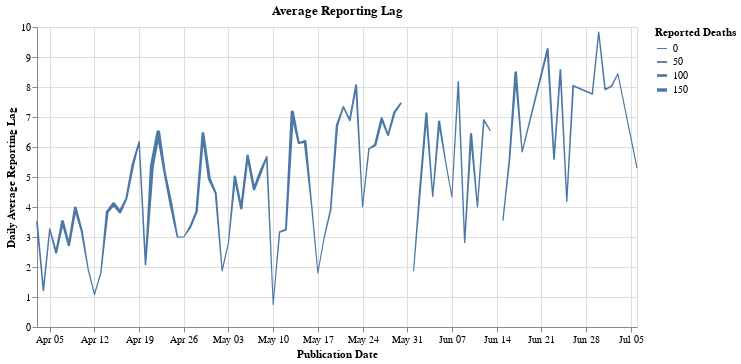

Notebook cell for this chart:
### Markdown cell above
# Work in progress

Experimental stuff

### Code cell
def average_lag(df, start_date):
    df1 = pd.DataFrame(df.groupby("publication_date")["n_diff"].sum())
    df1["average_lag"] = (
        df.groupby("publication_date")["age"].sum()
        / df.groupby("publication_date")["n_diff"].sum()
    )
    df1 = df1.reset_index()
    df1 = df1[df1["publication_date"] >= start_date]

    lag_chart = (
        alt.Chart(df1, width=600, title="Average Reporting Lag")
        .mark_trail()
        .encode(
            x=alt.X("publication_date", title="Publication Date"),
            y=alt.Y("average_lag:Q", title="Daily Average Reporting Lag"),
            size=alt.Size("n_diff", title="Reported Deaths"),
        )
    )

    return lag_chart

average_lag(fhm_data, '2020-04-03')

### Figure 1 — Vega-Lite specification as saved in the notebook (floating-point values rounded to 4 significant figures)
{"config": {"view": {"continuousWidth": 400, "continuousHeight": 300}}, "data": {"name": "data-f8ad358ca956e1e5c125e7cdb3c84abb"}, "mark": "trail", "encoding": {"size": {"type": "quantitative", "field": "n_diff", "title": "Reported Deaths"}, "x": {"type": "temporal", "field": "publication_date", "title": "Publication Date"}, "y": {"type": "quantitative", "field": "average_lag", "title": "Daily Average Reporting Lag"}}, "title": "Average Reporting Lag", "width": 600, "$schema": "https://vega.github.io/schema/vega-lite/v4.8.1.json", "datasets": {"data-f8ad358ca956e1e5c125e7cdb3c84abb": [{"publication_date": "2020-04-03T00:00:00", "n_diff": 48.0, "average_lag": 3.5}, {"publication_date": "2020-04-04T00:00:00", "n_diff": 37.0, "average_lag": 1.216}, {"publication_date": "2020-04-05T00:00:00", "n_diff": 26.0, "average_lag": 3.269}, {"publication_date": "2020-04-06T00:00:00", "n_diff": 73.0, "average_lag": 2.479}, {"publication_date": "2020-04-07T00:00:00", "n_diff": 117.0, "average_lag": 3.521}, {"publication_date": "2020-04-08T00:00:00", "n_diff": 89.0, "average_lag": 2.73}, {"publication_date": "2020-04-09T00:00:00", "n_diff": 118.0, "average_lag": 3.966}, {"publication_date": "2020-04-10T00:00:00", "n_diff": 76.0, "average_lag": 3.211}, {"publication_date": "2020-04-11T00:00:00", "n_diff": 17.0, "average_lag": 1.941}, {"publication_date": "2020-04-12T00:00:00", "n_diff": 12.0, "average_lag": 1.083}, {"publication_date": "2020-04-13T00:00:00", "n_diff": 20.0, "average_lag": 1.8}, {"publication_date": "2020-04-14T00:00:00", "n_diff": 112.0, "average_lag": 3.839}, {"publication_date": "2020-04-15T00:00:00", "n_diff": 167.0, "average_lag": 4.096}, {"publication_date": "2020-04-16T00:00:00", "n_diff": 130.0, "average_lag": 3.838}, {"publication_date": "2020-04-17T00:00:00", "n_diff": 68.0, "average_lag": 4.279}, {"publication_date": "2020-04-18T00:00:00", "n_diff": 109.0, "average_lag": 5.394}, {"publication_date": "2020-04-19T00:00:00", "n_diff": 29.0, "average_lag": 6.172}, {"publication_date": "2020-04-20T00:00:00", "n_diff": 39.0, "average_lag": 2.077}, {"publication_date": "2020-04-21T00:00:00", "n_diff": 186.0, "average_lag": 5.36}, {"publication_date": "2020-04-22T00:00:00", "n_diff": 173.0, "average_lag": 6.497}, {"publication_date": "2020-04-23T00:00:00", "n_diff": 87.0, "average_lag": 5.149}, {"publication_date": "2020-04-24T00:00:00", "n_diff": 129.0, "average_lag": 4.078}, {"publication_date": "2020-04-25T00:00:00", "n_diff": 37.0, "average_lag": 3.0}, {"publication_date": "2020-04-26T00:00:00", "n_diff": 2.0, "average_lag": 3.0}, {"publication_date": "2020-04-27T00:00:00", "n_diff": 79.0, "average_lag": 3.329}, {"publication_date": "2020-04-28T00:00:00", "n_diff": 84.0, "average_lag": 3.845}, {"publication_date": "2020-04-29T00:00:00", "n_diff": 112.0, "average_lag": 6.455}, {"publication_date": "2020-04-30T00:00:00", "n_diff": 127.0, "average_lag": 4.937}, {"publication_date": "2020-05-01T00:00:00", "n_diff": 67.0, "average_lag": 4.463}, {"publication_date": "2020-05-02T00:00:00", "n_diff": 16.0, "average_lag": 1.875}, {"publication_date": "2020-05-03T00:00:00", "n_diff": 11.0, "average_lag": 2.818}, {"publication_date": "2020-05-04T00:00:00", "n_diff": 91.0, "average_lag": 5.011}, {"publication_date": "2020-05-05T00:00:00", "n_diff": 85.0, "average_lag": 3.953}, {"publication_date": "2020-05-06T00:00:00", "n_diff": 90.0, "average_lag": 5.711}, {"publication_date": "2020-05-07T00:00:00", "n_diff": 99.0, "average_lag": 4.596}, {"publication_date": "2020-05-08T00:00:00", "n_diff": 127.0, "average_lag": 5.15}, {"publication_date": "2020-05-09T00:00:00", "n_diff": 46.0, "average_lag": 5.674}, {"publication_date": "2020-05-10T00:00:00", "n_diff": 4.0, "average_lag": 0.75}, {"publication_date": "2020-05-11T00:00:00", "n_diff": 30.0, "average_lag": 3.167}, {"publication_date": "2020-05-12T00:00:00", "n_diff": 58.0, "average_lag": 3.241}, {"publication_date": "2020-05-13T00:00:00", "n_diff": 147.0, "average_lag": 7.156}, {"publication_date": "2020-05-14T00:00:00", "n_diff": 67.0, "average_lag": 6.134}, {"publication_date": "2020-05-15T00:00:00", "n_diff": 118.0, "average_lag": 6.186}, {"publication_date": "2020-05-16T00:00:00", "n_diff": 27.0, "average_lag": 4.111}, {"publication_date": "2020-05-17T00:00:00", "n_diff": 5.0, "average_lag": 1.8}, {"publication_date": "2020-05-18T00:00:00", "n_diff": 16.0, "average_lag": 3.0}, {"publication_date": "2020-05-19T00:00:00", "n_diff": 40.0, "average_lag": 3.9}, {"publication_date": "2020-05-20T00:00:00", "n_diff": 90.0, "average_lag": 6.722}, {"publication_date": "2020-05-21T00:00:00", "n_diff": 41.0, "average_lag": 7.341}, {"publication_date": "2020-05-22T00:00:00", "n_diff": 56.0, "average_lag": 6.893}, {"publication_date": "2020-05-23T00:00:00", "n_diff": 65.0, "average_lag": 8.062}, {"publication_date": "2020-05-24T00:00:00", "n_diff": 6.0, "average_lag": 4.0}, {"publication_date": "2020-05-25T00:00:00", "n_diff": 32.0, "average_lag": 5.938}, {"publication_date": "2020-05-26T00:00:00", "n_diff": 96.0, "average_lag": 6.073}, {"publication_date": "2020-05-27T00:00:00", "n_diff": 95.0, "average_lag": 6.947}, {"publication_date": "2020-05-28T00:00:00", "n_diff": 51.0, "average_lag": 6.392}, {"publication_date": "2020-05-29T00:00:00", "n_diff": 84.0, "average_lag": 7.155}, {"publication_date": "2020-05-30T00:00:00", "n_diff": 48.0, "average_lag": 7.458}, {"publication_date": "2020-05-31T00:00:00", "n_diff": 0.0, "average_lag": null}, {"publication_date": "2020-06-01T00:00:00", "n_diff": 8.0, "average_lag": 1.875}, {"publication_date": "2020-06-02T00:00:00", "n_diff": 64.0, "average_lag": 4.562}, {"publication_date": "2020-06-03T00:00:00", "n_diff": 75.0, "average_lag": 7.12}, {"publication_date": "2020-06-04T00:00:00", "n_diff": 20.0, "average_lag": 4.35}, {"publication_date": "2020-06-05T00:00:00", "n_diff": 78.0, "average_lag": 6.846}, {"publication_date": "2020-06-06T00:00:00", "n_diff": 17.0, "average_lag": 5.529}, {"publication_date": "2020-06-07T00:00:00", "n_diff": 3.0, "average_lag": 4.333}, {"publication_date": "2020-06-08T00:00:00", "n_diff": 34.0, "average_lag": 8.176}, {"publication_date": "2020-06-09T00:00:00", "n_diff": 22.0, "average_lag": 2.818}, {"publication_date": "2020-06-10T00:00:00", "n_diff": 82.0, "average_lag": 6.427}, {"publication_date": "2020-06-11T00:00:00", "n_diff": 19.0, "average_lag": 4.0}, {"publication_date": "2020-06-12T00:00:00", "n_diff": 40.0, "average_lag": 6.9}, {"publication_date": "2020-06-13T00:00:00", "n_diff": 20.0, "average_lag": 6.55}, {"publication_date": "2020-06-14T00:00:00", "n_diff": 0.0, "average_lag": null}, {"publication_date": "2020-06-15T00:00:00", "n_diff": 16.0, "average_lag": 3.562}, {"publication_date": "2020-06-16T00:00:00", "n_diff": 48.0, "average_lag": 5.542}, {"publication_date": "2020-06-17T00:00:00", "n_diff": 102.0, "average_lag": 8.48}, {"publication_date": "2020-06-18T00:00:00", "n_diff": 12.0, "average_lag": 5.833}, {"publication_date": "2020-06-22T00:00:00", "n_diff": 68.0, "average_lag": 9.265}, {"publication_date": "2020-06-23T00:00:00", "n_diff": 39.0, "average_lag": 5.59}, {"publication_date": "2020-06-24T00:00:00", "n_diff": 47.0, "average_lag": 8.574}, {"publication_date": "2020-06-25T00:00:00", "n_diff": 21.0, "average_lag": 4.19}, {"publication_date": "2020-06-26T00:00:00", "n_diff": 49.0, "average_lag": 8.041}, {"publication_date": "2020-06-29T00:00:00", "n_diff": 30.0, "average_lag": 7.767}, {"publication_date": "2020-06-30T00:00:00", "n_diff": 23.0, "average_lag": 9.826}, {"publication_date": "2020-07-01T00:00:00", "n_diff": 37.0, "average_lag": 7.919}, {"publication_date": "2020-07-02T00:00:00", "n_diff": 41.0, "average_lag": 8.024}, {"publication_date": "2020-07-03T00:00:00", "n_diff": 9.0, "average_lag": 8.444}, {"publication_date": "2020-07-06T00:00:00", "n_diff": 13.0, "average_lag": 5.308}]}}
